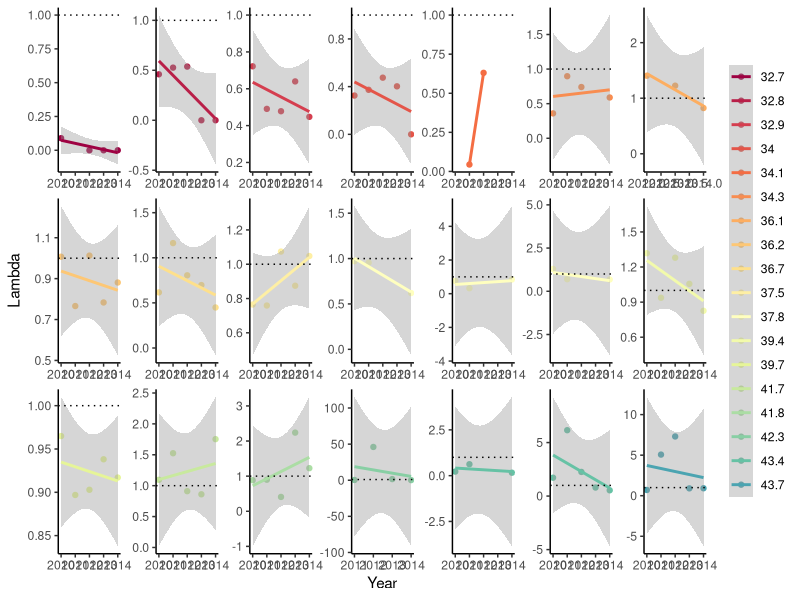
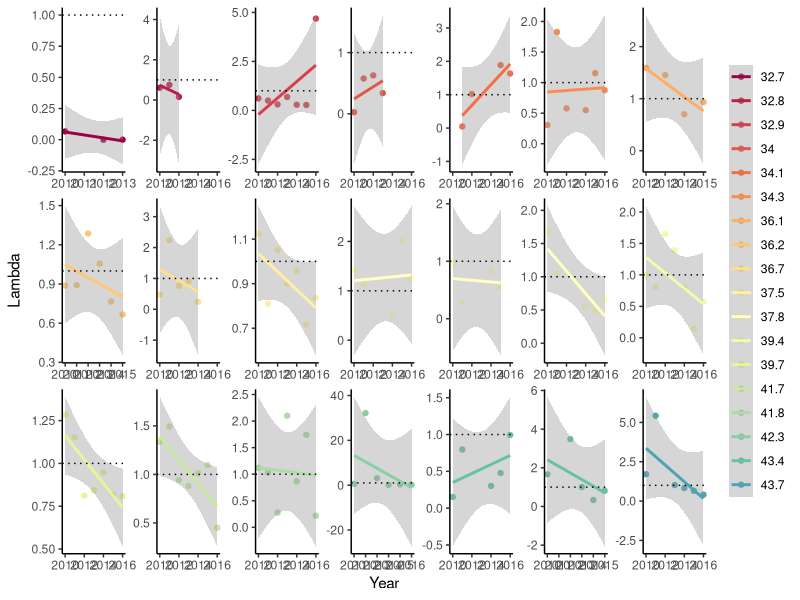
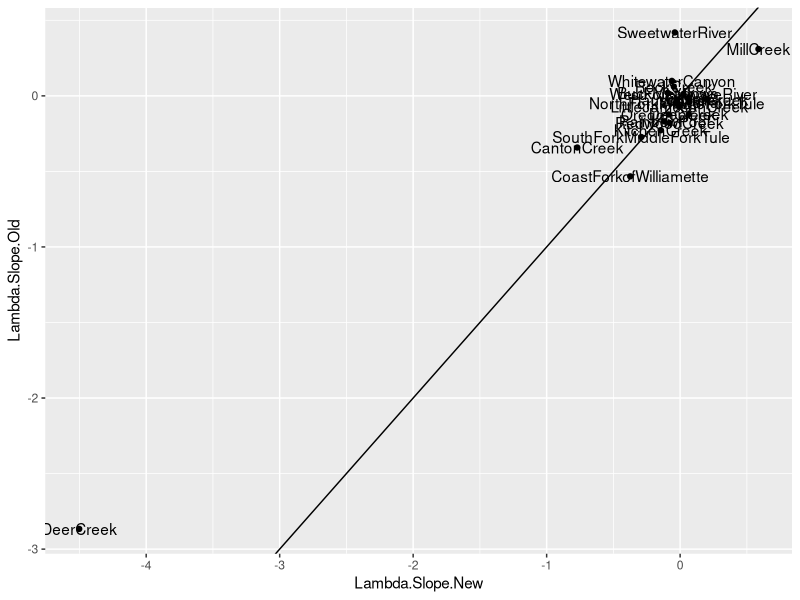

These charts were generated, in order, by the following R code:
#### PROJECT: Genomic offsets and demographic trajectories of Mimulus cardinalis populations during extreme drought
#### PURPOSE OF THIS SCRIPT: Calculate slopes of lambda versus year as a metric of the rate of demographic decline during drought
#### AUTHOR: Amy Angert
#### DATE LAST MODIFIED: 20230310


#*******************************************************************************
#### 0. Clean workspace and load required packages
#*******************************************************************************

# Remove objects and clear workspace
rm(list = ls(all=TRUE))

# Make vector of packages needed
packages_needed <- c("tidyverse", "RColorBrewer")

# Install packages needed (if not already installed)
for (i in 1:length(packages_needed)){
  if(!(packages_needed[i] %in% installed.packages())){install.packages(packages_needed[i])}
}

# Load packages needed
for (i in 1:length(packages_needed)){
  library(packages_needed[i], character.only = TRUE)
}


#*******************************************************************************
### 1. Read in lambda estimates for each site and year
#*******************************************************************************
dat <- read.csv("data/demography data/siteYear.lambda_2010-2015.csv")

focal.sites <- c("CoastForkofWilliamette",
                 "CantonCreek",
                 "RockCreek",
                 "DeerCreek",
                 "O'NeilCreek",
                 "DeepCreek",
                 "LittleJamesonCreek",
                 "OregonCreek",
                 "RainbowPool",
                 "Carlon",
                 "BuckMeadows",
                 "Wawona",
                 "RedwoodCreek",
                 "NorthForkMiddleForkTule",
                 "SouthForkMiddleForkTule",
                 "WestForkMojaveRiver",
                 "MillCreek",
                 "WhitewaterCanyon",
                 "SweetwaterRiver",
                 "KitchenCreek",
                 "HauserCreek")

dat.old <- read.csv("data/demography data/siteYear.lambda_2010-2016_old.csv") %>% 
  filter(Site %in% focal.sites)


#*******************************************************************************
### 2. Visualize estimates over time for each site
#*******************************************************************************

# N-S color gradient
lat_cols=colorRampPalette(brewer.pal(11,"Spectral"))
n.sites <- length(unique(dat$Site))
color.list <- lat_cols(n.sites)

ggplot(dat, aes(x=Year, y=lambda, color=as.factor(round(Latitude, 1)))) +
  geom_point() +
  geom_smooth(method="lm") +
  scale_color_manual(values=color.list) +
  ylab("Lambda") +
  #ylim(0,2) +
  geom_hline(yintercept=1, linetype="dotted") +
  facet_wrap(~Latitude, scale="free", nrow=3) +
  theme_classic() +
  theme(strip.background = element_blank(), strip.text.x = element_blank(),
        legend.title = element_blank())
  # Note: Buck Meadows and Mill Creek slopes were getting pulled up by 2015-16, which had very high recruitment and we assume indicated relatively early recovery. This is part of the rationale for calculating rates of decline as slope until 2014-15.
  # Note: Deer Creek slope is getting pushed down by 2012, which had very high recruitment. Have verified that recruitment estimates are as correct as can be for this difficult site where plots wash out frequently. This would not be drought recovery, so less clear whether this year's estimate should be trimmed out or not. This site is perennially tricky and unreliable, so suggest excluding site altogether.

ggplot(dat.old, aes(x=Year, y=lambda, color=as.factor(round(Latitude, 1)))) +
  geom_point() +
  geom_smooth(method="lm") +
  scale_color_manual(values=color.list) +
  ylab("Lambda") +
  #ylim(0,2) +
  geom_hline(yintercept=1, linetype="dotted") +
  facet_wrap(~Latitude, scale="free", nrow=3) +
  theme_classic() +
  theme(strip.background = element_blank(), strip.text.x = element_blank(),
        legend.title = element_blank())

#*******************************************************************************
### 3. Calculate slopes of lambda over time for each site
#*******************************************************************************

# Note: Mill Creek only has two annual transition estimates (because of 100% plot wash-out in 2010 and flooding that prevented site access in 2013), so Mill Creek should be removed entirely from downstream analyses.

# Note: should Deer Creek be re-estimated after dropping its 2012 value, or should we exclude Deer Creek from downstream analyses altogether because the plot markers are so unstable that a disproportionate amount of the data are of dubious quality?

# with cleaned lambdas
site.vec <- unique(dat$Site)
slopes.lam <- c()
site.lam <- c()

for (i in 1:length(site.vec)) {
  dat.site <- dat %>% filter(Site==site.vec[i])
  mod <- lm(lambda ~ Year, dat.site)
  slopes.lam[i] <- coefficients(mod)[2]
  site.lam[i] <- site.vec[i]
  }

slopes.lambda <- bind_cols(site.lam, slopes.lam) %>% 
  dplyr::select(Site=...1, Lambda.Slope.New=...2) %>% 
  mutate(Site = gsub(" ", "", Site))

# compare to preliminary older estimates
site.vec.old <- unique(dat.old$Site)
slopes.lam.old <- c()
site.lam.old <- c()

for (i in 1:length(site.vec.old)) {
  dat.site.old <- dat.old %>% filter(Site==site.vec.old[i])
  mod <- lm(lambda ~ Year, dat.site.old)
  slopes.lam.old[i] <- coefficients(mod)[2]
  site.lam.old[i] <- site.vec.old[i]
  }

slopes.lambda.old <- bind_cols(site.lam.old, slopes.lam.old) %>% 
  dplyr::select(Site=...1, Lambda.Slope.Old=...2) 
  
slopes.all <- left_join(slopes.lambda, slopes.lambda.old)

ggplot(data=slopes.all, aes(x=Lambda.Slope.New, y=Lambda.Slope.Old, label=Site)) +
  geom_point() + 
  geom_text() + 
  geom_abline() 


# Note: Re-estimate Deer Creek after dropping its 2012 value
dat <- dat %>% filter(SiteYear!="Deer Creek:2012")

site.vec <- unique(dat$Site)
slopes.lam <- c()
site.lam <- c()

for (i in 1:length(site.vec)) {
  dat.site <- dat %>% filter(Site==site.vec[i])
  mod <- lm(lambda ~ Year, dat.site)
  slopes.lam[i] <- coefficients(mod)[2]
  site.lam[i] <- site.vec[i]
}

slopes.lambda <- bind_cols(site.lam, slopes.lam) %>% 
  dplyr::select(Site=...1, Lambda.Slope.New=...2) %>% 
  mutate(Site = gsub(" ", "", Site))

# Remove Mill Creek and Deer Creek (see lines 98-100)
slopes.lambda <- slopes.lambda %>% filter(Site!="DeerCreek" & Site!="MillCreek")

# Save to .csv file 
write.csv(slopes.lambda,"data/demography data/siteYear.lambda_slopes_2010-2015.csv",row.names=FALSE)
